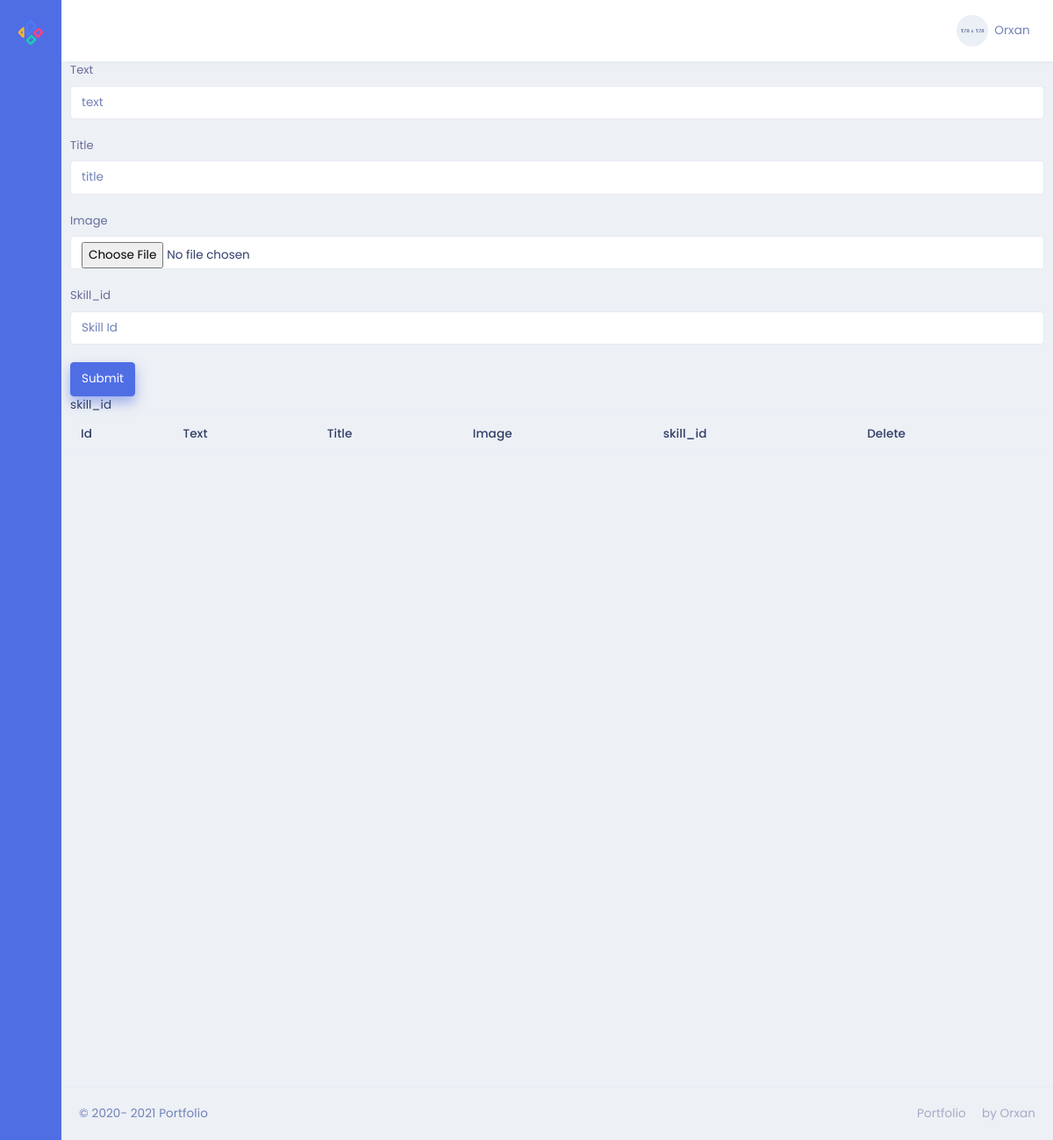
Before: /admin/about with the older database file.
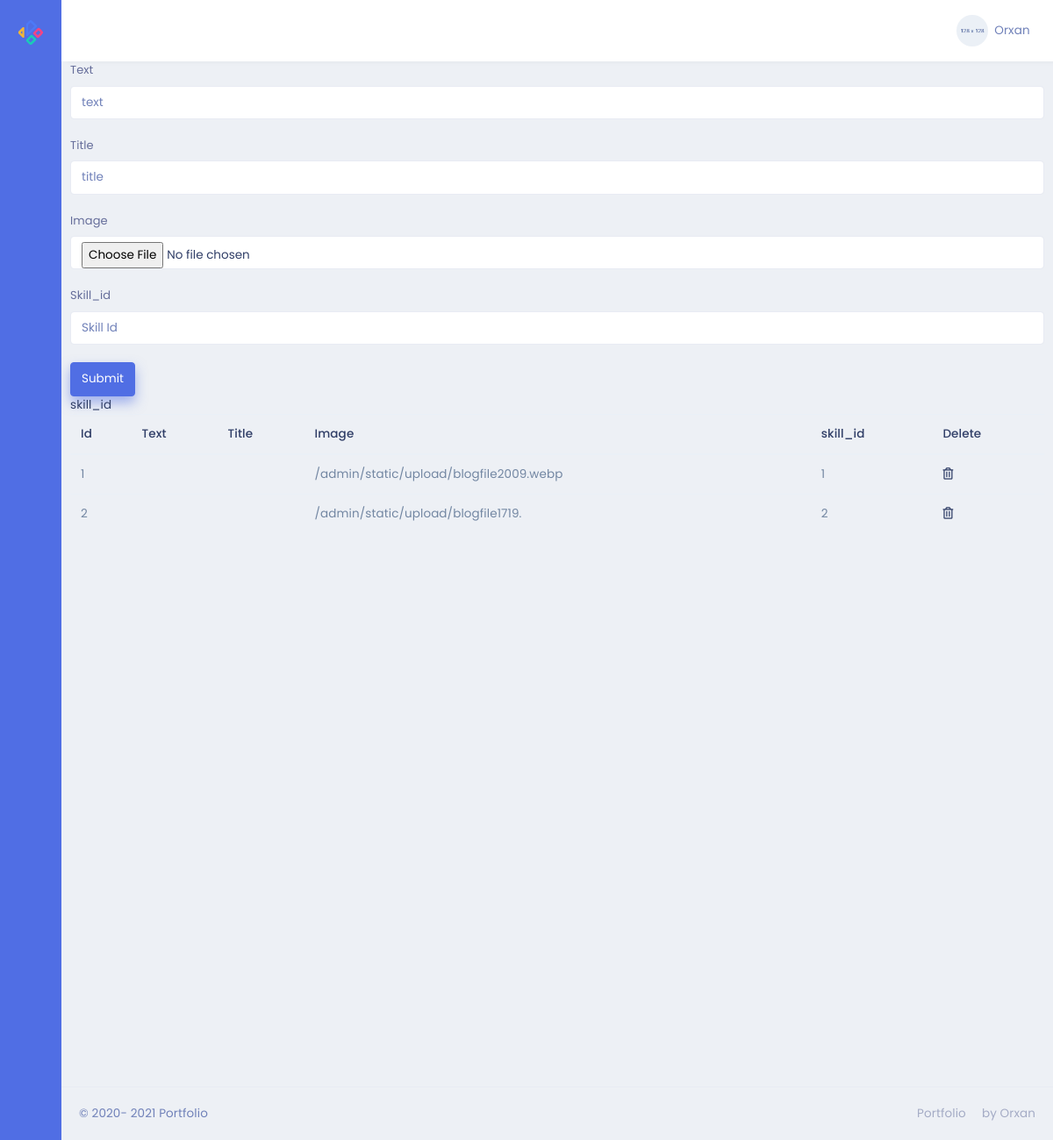
After: the same page with the newer database file.
### models.py (models this page shows)
class About(db.Model):
    id=db.Column(db.Integer,primary_key=True)
    text=db.Column(db.String(255))
    title=db.Column(db.String(50))
    image=db.Column(db.String)
    skill_id = db.Column(db.Integer,db.ForeignKey('skill.id'),nullable=False)

### admin/routes.py (the view, shortened to what this page needs)
@admin.route('/about' , methods=["GET","POST"])
def aboutPages():
    skl=Skill.query.all()
    abt=About.query.all()
    return render_template('/admin/About/about.html',skl=skl,abt=abt)

### admin/templates/admin/about/about.html
{% extends "admin/base.html" %}
{% block content %}
<form action="/admin/about" method="POST"  enctype="multipart/form-data">
    <div class="form-group">
        <label for="text">Text</label>
        <input type="text" class="form-control" name="text" id="text" placeholder="text" >
    </div>
    <div class="form-group">
        <label for="title">Title</label>
        <input type="text" class="form-control" name="title" id="title" placeholder="title">
    </div>
    <div class="form-group">
        <label for="image">Image</label>
        <input type="file" class="form-control" name="image" id="image" placeholder="image">
    </div>
    <div class="form-group">
        <label for="skill_id">Skill_id</label>
        <input type="skill_id" class="form-control" name="skill_id" id="skill_id" placeholder="Skill Id">
    </div>
    <button type="submit" class="btn btn-primary">Submit</button>
</form>
skill_id
<table class="table">
    <thead>
        <tr>
            <th scope="col">Id</th>
            <th scope="col">Text</th>
            <th scope="col">Title</th>
            <th scope="col">Image</th>
            <th scope="col">skill_id</th>
            <th scope="col">Delete</th>
        </tr>
    </thead>
    <tbody>
        {% for i in abt %}
        <tr>
            <td>{{i.id}}</td>
            <td>{{i.text}}</td>
            <td>{{i.title}}</td>
            <td>{{i.image}}</td>
            <td>{{i.skill_id}}</td>
            <td><a href="/admin/about/{{i.id}}" > <i class="far fa-trash-alt"></i></a></td>
        </tr>
        {% endfor %}
    </tbody>
</table>
{% endblock %}

### admin/templates/admin/base.html (shortened to what this page needs)
<!DOCTYPE html>
<html lang="en">
<head>
    <link href="{{url_for('.static',filename='css/bootstrap.min.css')}}" rel="stylesheet" type="text/css" />
    <link href="{{url_for('.static',filename='css/jquery-ui.min.css')}}" rel="stylesheet">
    <link href="{{url_for('.static',filename='css/icons.min.css')}}" rel="stylesheet" type="text/css" />
    <link rel="stylesheet" href="https://cdnjs.cloudflare.com/ajax/libs/font-awesome/5.15.2/css/all.min.css" />
    <link href="{{url_for('.static',filename='css/metisMenu.min.css')}}" rel="stylesheet" type="text/css" />
    <link href="{{url_for('.static',filename='css/app.min.css')}}" rel="stylesheet" type="text/css" />
</head>
<body class="enlarge-menu">
    <div class="leftbar-tab-menu">
        <div class="main-icon-menu">
            <a href="#" class="logo logo-metrica d-block text-center">
                <span>
                        <img src="{{url_for('.static',filename='images/logo-sm.png')}}" alt="logo-small" class="logo-sm">
                </span>
            </a>
            <nav class="nav">
                <a href="#users" class="nav-link" data-toggle="tooltip-custom" data-placement="right" data-trigger="hover" title="" data-original-title="Dashboard">
                </a>
            </nav>
        </div>
    </div>
    <div class="topbar">
        <nav class="navbar-custom">
            <ul class="list-unstyled topbar-nav float-right mb-0">
                <li class="dropdown">
                    <a class="nav-link dropdown-toggle waves-effect waves-light nav-user" data-toggle="dropdown" href="#" role="button" aria-haspopup="false" aria-expanded="false">
                        <img src="{{url_for('.static',filename='images/users/user-4.jpg')}}" alt="profile-user" class="rounded-circle" />
                        <span class="ml-1 nav-user-name hidden-sm">Orxan <i class="mdi mdi-chevron-down"></i> </span>
                    </a>
                </li>
            </ul>
        </nav>
    </div>
    <div class="page-wrapper">
        <div class="page-content-tab">
            {% block content %}
            {% endblock %}
            <footer class="footer text-center text-sm-left">
                &copy; 2020- 2021 Portfolio <span class="text-muted d-none d-sm-inline-block float-right">Portfolio <i class="mdi mdi-heart text-danger"></i> by Orxan</span>
            </footer>
        </div>
    </div>
</body>
</html>

Changed rows visible on the page:
added About: id "1", image "/admin/static/upload/blogfile2009.webp", skill_id "1"
added About: id "2", image "/admin/static/upload/blogfile1719.", skill_id "2"
